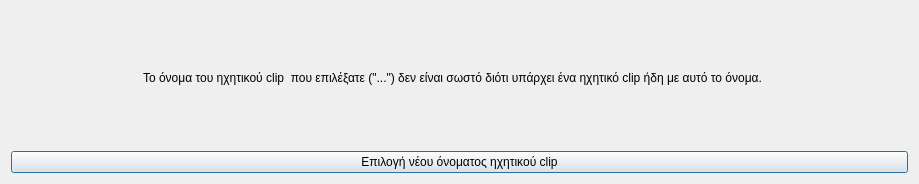
<?xml version="1.0" encoding="UTF-8"?>
<ui version="4.0">
 <class>Dialog</class>
 <widget class="QDialog" name="Dialog">
  <property name="geometry">
   <rect>
    <x>0</x>
    <y>0</y>
    <width>919</width>
    <height>184</height>
   </rect>
  </property>
  <property name="windowTitle">
   <string>Λάθος όνομα ηχητικού clip</string>
  </property>
  <property name="windowIcon">
   <iconset resource="../../../icons.qrc">
    <normaloff>:/rest-windows/assets/images/rest-windows/information.png</normaloff>:/rest-windows/assets/images/rest-windows/information.png</iconset>
  </property>
  <layout class="QGridLayout" name="gridLayout">
   <item row="1" column="0">
    <widget class="QPushButton" name="select_other_filename">
     <property name="text">
      <string>Επιλογή νέου όνοματος ηχητικού clip</string>
     </property>
     <property name="icon">
      <iconset resource="../../../icons.qrc">
       <normaloff>:/rest-windows/assets/images/rest-windows/ok.png</normaloff>:/rest-windows/assets/images/rest-windows/ok.png</iconset>
     </property>
    </widget>
   </item>
   <item row="0" column="0">
    <widget class="QFrame" name="frame">
     <property name="styleSheet">
      <string notr="true">QFrame{border:0px;}</string>
     </property>
     <property name="frameShape">
      <enum>QFrame::StyledPanel</enum>
     </property>
     <property name="frameShadow">
      <enum>QFrame::Raised</enum>
     </property>
     <layout class="QHBoxLayout" name="horizontalLayout">
      <item>
       <widget class="QLabel" name="image_label">
        <property name="maximumSize">
         <size>
          <width>117</width>
          <height>117</height>
         </size>
        </property>
        <property name="text">
         <string/>
        </property>
        <property name="pixmap">
         <pixmap resource="../../../icons.qrc">:/rest-windows/assets/images/rest-windows/information.png</pixmap>
        </property>
        <property name="scaledContents">
         <bool>true</bool>
        </property>
       </widget>
      </item>
      <item>
       <widget class="QLabel" name="label">
        <property name="text">
         <string>Το όνομα του ηχητικού clip  που επιλέξατε (&quot;...&quot;) δεν είναι σωστό διότι υπάρχει ένα ηχητικό clip ήδη με αυτό το όνομα.</string>
        </property>
        <property name="alignment">
         <set>Qt::AlignJustify|Qt::AlignVCenter</set>
        </property>
        <property name="wordWrap">
         <bool>true</bool>
        </property>
       </widget>
      </item>
     </layout>
    </widget>
   </item>
  </layout>
 </widget>
 <tabstops>
  <tabstop>select_other_filename</tabstop>
 </tabstops>
 <resources>
  <include location="../../../icons.qrc"/>
 </resources>
 <connections/>
</ui>
